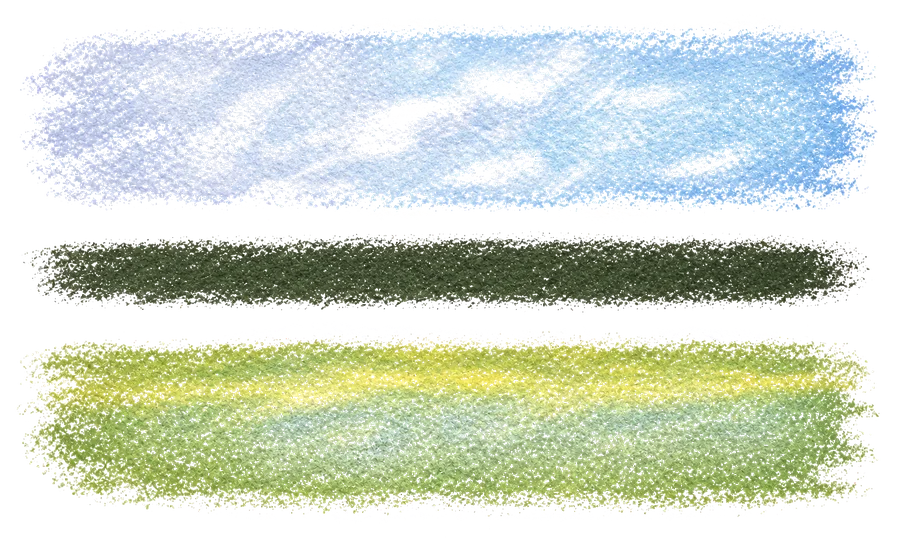
#> input picture pastel-concept/assets/el-bands.webp, 900 x 539 px
$ python -i prepare_elements.py   (imports and definitions only)
#> lines starting #> are read from the running program, lines starting #| are printed output that depends on the picture
#> further down, picture is the input picture: PIL image 900x539 RGBA; mean R, G, B, A 154.4, 164.5, 148.6, 141.2
#!/usr/bin/env python3
"""Готує згенеровані елементи (мазки й крейди) з папки `пастель/` у ассети.

Мазки приходять намальованими на власному аркуші паперу. Його треба прибрати
зовсім, інакше на сторінці буде видно прямокутник. Вирізати по яскравості не
можна: «зуб» паперу всередині мазка теж світлий і має лишитися дірками, крізь
які видно фактуру самої сторінки.

Тому пігмент відділяємо за насиченістю й темрявою — папір нейтральний і
світлий, пігмент кольоровий — і зберігаємо цю вагу як альфу. Так мазок лягає
на будь-який фон без blend-режимів.

Два обʼємні предмети приходять із альфою — їх просто обрізаємо по bbox.
"""
import numpy as np, pathlib, re, sys
from PIL import Image, ImageFilter

SRC = pathlib.Path(__file__).parent.parent.parent / "пастель"
OUT = pathlib.Path(__file__).parent / "assets"
# мітка часу з імені файлу → елемент. Імена ChatGPT відрізняються за локаллю,
# тож на сортування за назвою покладатися не можна.
NAMES = {
    "12_48_19": "sweep",   "12_48_25": "bands",  "12_48_30": "broken",
    "12_48_36": "stick",   "12_48_46": "dashes", "12_48_53": "divider",
    "17_03_25": "objects", "17_12_18": "ways",
    "17_44_56": "who",     "17_46_43": "how",    "17_48_40": "bonus",
    "18_07_14": "chalk",
}

def flatten(im, block=64):
    """Прибирає віньєтку й нерівність освітлення: ділимо на локально-світлий рівень."""
#> called with block = 64
    a = np.asarray(im.convert("RGB")).astype(np.float32)
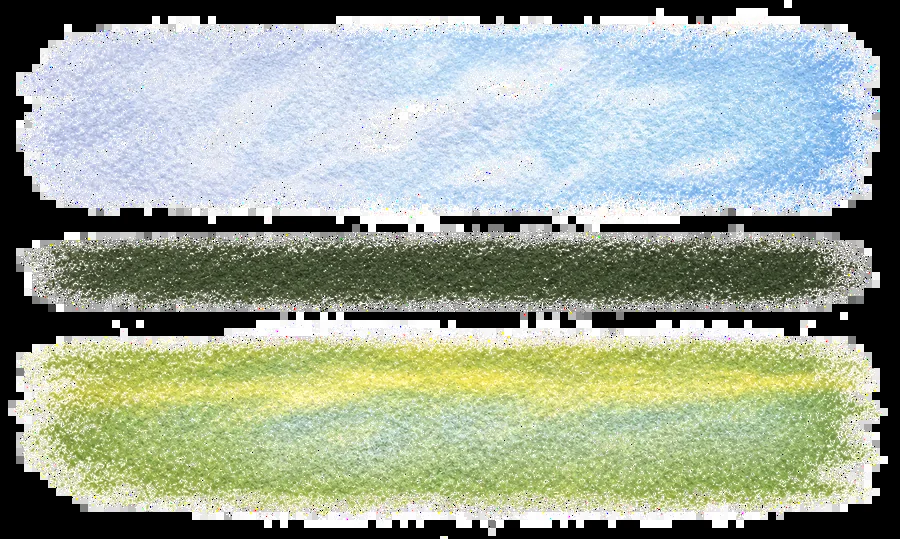
#> a: shape (539, 900, 3) float32; mean R, G, B 154.4, 164.6, 148.6
    h, w, _ = a.shape
#> h = 539; w = 900
    pad = np.pad(a, ((0, (-h) % block), (0, (-w) % block), (0, 0)), mode="edge")
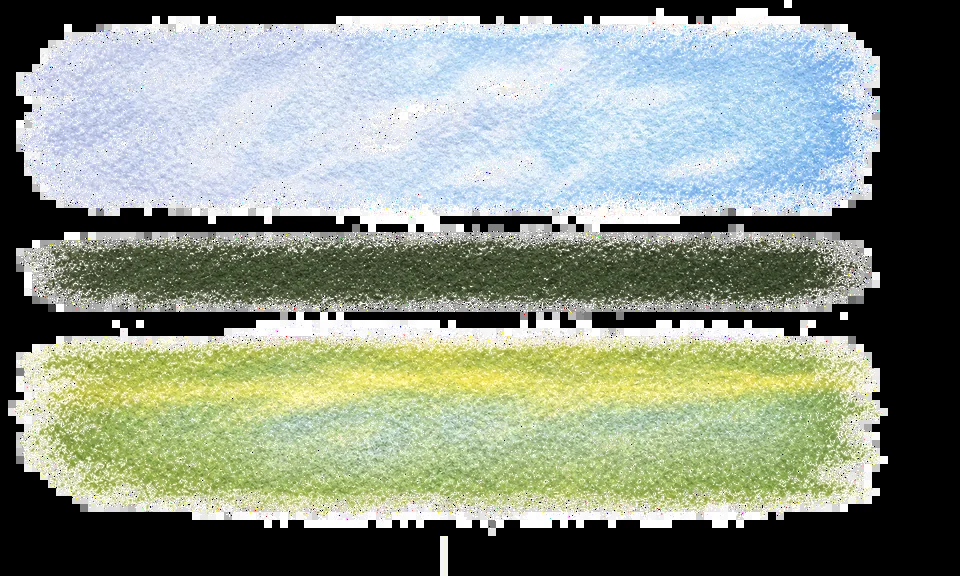
#> pad: shape (576, 960, 3) float32; mean R, G, B 135.6, 144.5, 130.5
    H, W = pad.shape[0] // block, pad.shape[1] // block
#> H = 9; W = 15
    tiles = pad.reshape(H, block, W, block, 3).transpose(0, 2, 1, 3, 4).reshape(H, W, -1, 3)
    bg = np.percentile(tiles, 92, axis=2)
    bg = Image.fromarray(np.clip(bg, 1, 255).astype(np.uint8)).resize((pad.shape[1], pad.shape[0]), Image.BICUBIC)
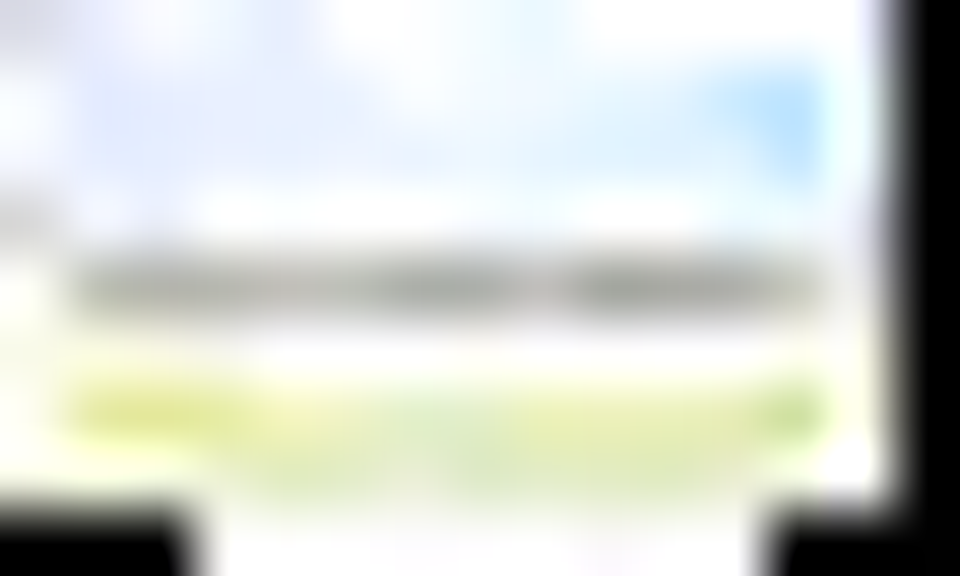
#> bg: PIL image 960x576 RGB; mean R, G, B 210, 214.5, 208
    bg = np.asarray(bg.filter(ImageFilter.GaussianBlur(block / 2))).astype(np.float32)[:h, :w]
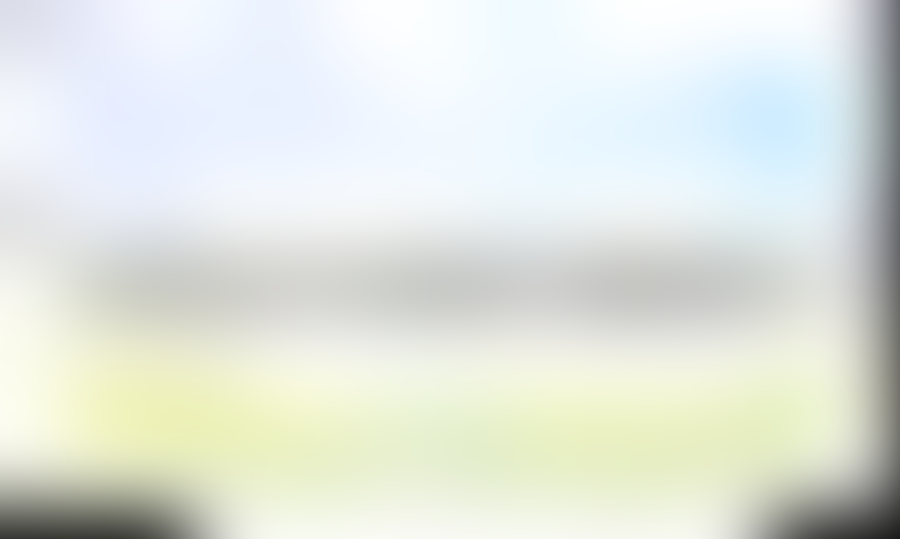
#> bg: shape (539, 900, 3) float32; mean R, G, B 224.5, 229.6, 222.6
    return np.clip(a / np.maximum(bg, 1) * 255.0, 0, 255)
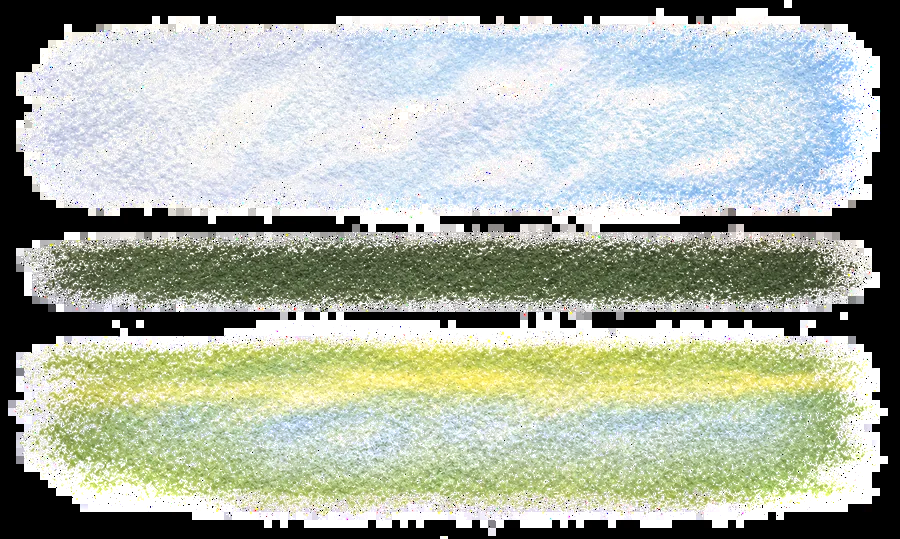
#> returned value: shape (539, 900, 3) float32; mean of channels 0, 1, 2 167.8, 174.8, 161.5; drawn as R, G, B

# [140 lines left out: functions pigment, harden_alpha, bands, box, pad_crop, save and 1 more, not called in this run]

# [2 lines not run here, left out]

>>> from PIL import Image
>>> picture = Image.open('assets/el-bands.webp')
>>> result = flatten(picture)

$ run again, on pastel-concept/assets/el-chalk-2.webp
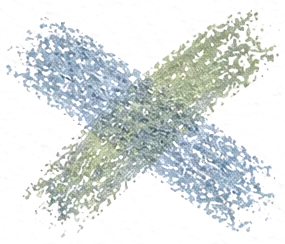
#> input picture pastel-concept/assets/el-chalk-2.webp, 285 x 244 px
#> picture is the input picture: PIL image 285x244 RGBA; mean R, G, B, A 209.9, 215.7, 214.9, 109.8
#> in flatten, `pad = np.pad(a, ((0, (-h) % block), (0, (-w) % block), (0, 0)), mode="..`:
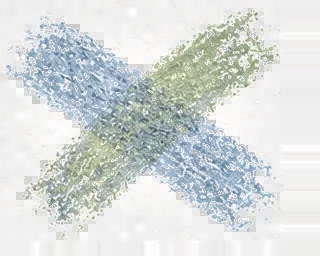
#> pad: shape (256, 320, 3) float32; mean R, G, B 214.6, 219.5, 218.7
#> in flatten, `bg = np.asarray(bg.filter(ImageFilter.GaussianBlur(block / 2))).astype..`:
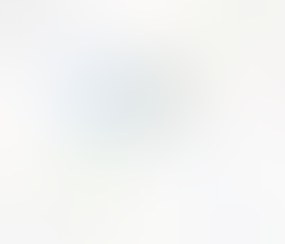
#> bg: shape (244, 285, 3) float32; mean R, G, B 243.5, 244.6, 244
